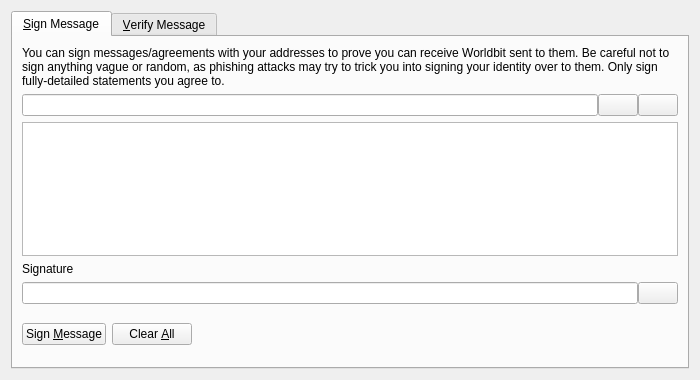
<?xml version="1.0" encoding="UTF-8"?>
<ui version="4.0">
 <class>SignVerifyMessageDialog</class>
 <widget class="QDialog" name="SignVerifyMessageDialog">
  <property name="geometry">
   <rect>
    <x>0</x>
    <y>0</y>
    <width>700</width>
    <height>380</height>
   </rect>
  </property>
  <property name="windowTitle">
   <string>Signatures - Sign / Verify a Message</string>
  </property>
  <property name="modal">
   <bool>true</bool>
  </property>
  <layout class="QVBoxLayout" name="verticalLayout">
   <item>
    <widget class="QTabWidget" name="tabWidget">
     <property name="currentIndex">
      <number>0</number>
     </property>
     <widget class="QWidget" name="tabSignMessage">
      <attribute name="title">
       <string>&amp;Sign Message</string>
      </attribute>
      <layout class="QVBoxLayout" name="verticalLayout_SM">
       <item>
        <widget class="QLabel" name="infoLabel_SM">
         <property name="text">
          <string>You can sign messages/agreements with your addresses to prove you can receive Worldbit sent to them. Be careful not to sign anything vague or random, as phishing attacks may try to trick you into signing your identity over to them. Only sign fully-detailed statements you agree to.</string>
         </property>
         <property name="textFormat">
          <enum>Qt::PlainText</enum>
         </property>
         <property name="wordWrap">
          <bool>true</bool>
         </property>
        </widget>
       </item>
       <item>
        <layout class="QHBoxLayout" name="horizontalLayout_1_SM">
         <property name="spacing">
          <number>0</number>
         </property>
         <item>
          <widget class="QValidatedLineEdit" name="addressIn_SM">
           <property name="toolTip">
            <string>The Worldbit address to sign the message with</string>
           </property>
          </widget>
         </item>
         <item>
          <widget class="QPushButton" name="addressBookButton_SM">
           <property name="toolTip">
            <string>Choose previously used address</string>
           </property>
           <property name="text">
            <string/>
           </property>
           <property name="shortcut">
            <string>Alt+A</string>
           </property>
           <property name="autoDefault">
            <bool>false</bool>
           </property>
          </widget>
         </item>
         <item>
          <widget class="QPushButton" name="pasteButton_SM">
           <property name="toolTip">
            <string>Paste address from clipboard</string>
           </property>
           <property name="text">
            <string/>
           </property>
           <property name="shortcut">
            <string>Alt+P</string>
           </property>
           <property name="autoDefault">
            <bool>false</bool>
           </property>
          </widget>
         </item>
        </layout>
       </item>
       <item>
        <widget class="QPlainTextEdit" name="messageIn_SM">
         <property name="toolTip">
          <string>Enter the message you want to sign here</string>
         </property>
        </widget>
       </item>
       <item>
        <widget class="QLabel" name="signatureLabel_SM">
         <property name="text">
          <string>Signature</string>
         </property>
         <property name="textFormat">
          <enum>Qt::PlainText</enum>
         </property>
        </widget>
       </item>
       <item>
        <layout class="QHBoxLayout" name="horizontalLayout_2_SM">
         <property name="spacing">
          <number>0</number>
         </property>
         <item>
          <widget class="QLineEdit" name="signatureOut_SM">
           <property name="font">
            <font>
             <italic>true</italic>
            </font>
           </property>
           <property name="readOnly">
            <bool>true</bool>
           </property>
          </widget>
         </item>
         <item>
          <widget class="QPushButton" name="copySignatureButton_SM">
           <property name="toolTip">
            <string>Copy the current signature to the system clipboard</string>
           </property>
           <property name="text">
            <string/>
           </property>
           <property name="autoDefault">
            <bool>false</bool>
           </property>
          </widget>
         </item>
        </layout>
       </item>
       <item>
        <layout class="QHBoxLayout" name="horizontalLayout_3_SM">
         <item>
          <widget class="QPushButton" name="signMessageButton_SM">
           <property name="toolTip">
            <string>Sign the message to prove you own this Worldbit address</string>
           </property>
           <property name="text">
            <string>Sign &amp;Message</string>
           </property>
           <property name="autoDefault">
            <bool>false</bool>
           </property>
          </widget>
         </item>
         <item>
          <widget class="QPushButton" name="clearButton_SM">
           <property name="toolTip">
            <string>Reset all sign message fields</string>
           </property>
           <property name="text">
            <string>Clear &amp;All</string>
           </property>
           <property name="autoDefault">
            <bool>false</bool>
           </property>
          </widget>
         </item>
         <item>
          <spacer name="horizontalSpacer_1_SM">
           <property name="orientation">
            <enum>Qt::Horizontal</enum>
           </property>
           <property name="sizeHint" stdset="0">
            <size>
             <width>40</width>
             <height>48</height>
            </size>
           </property>
          </spacer>
         </item>
         <item>
          <widget class="QLabel" name="statusLabel_SM">
           <property name="font">
            <font>
             <weight>75</weight>
             <bold>true</bold>
            </font>
           </property>
           <property name="text">
            <string/>
           </property>
           <property name="wordWrap">
            <bool>true</bool>
           </property>
          </widget>
         </item>
         <item>
          <spacer name="horizontalSpacer_2_SM">
           <property name="orientation">
            <enum>Qt::Horizontal</enum>
           </property>
           <property name="sizeHint" stdset="0">
            <size>
             <width>40</width>
             <height>48</height>
            </size>
           </property>
          </spacer>
         </item>
        </layout>
       </item>
      </layout>
     </widget>
     <widget class="QWidget" name="tabVerifyMessage">
      <attribute name="title">
       <string>&amp;Verify Message</string>
      </attribute>
      <layout class="QVBoxLayout" name="verticalLayout_VM">
       <item>
        <widget class="QLabel" name="infoLabel_VM">
         <property name="text">
          <string>Enter the receiver's address, message (ensure you copy line breaks, spaces, tabs, etc. exactly) and signature below to verify the message. Be careful not to read more into the signature than what is in the signed message itself, to avoid being tricked by a man-in-the-middle attack. Note that this only proves the signing party receives with the address, it cannot prove sendership of any transaction!</string>
         </property>
         <property name="textFormat">
          <enum>Qt::PlainText</enum>
         </property>
         <property name="alignment">
          <set>Qt::AlignLeading|Qt::AlignLeft|Qt::AlignTop</set>
         </property>
         <property name="wordWrap">
          <bool>true</bool>
         </property>
        </widget>
       </item>
       <item>
        <layout class="QHBoxLayout" name="horizontalLayout_1_VM">
         <property name="spacing">
          <number>0</number>
         </property>
         <item>
          <widget class="QValidatedLineEdit" name="addressIn_VM">
           <property name="toolTip">
            <string>The Worldbit address the message was signed with</string>
           </property>
          </widget>
         </item>
         <item>
          <widget class="QPushButton" name="addressBookButton_VM">
           <property name="toolTip">
            <string>Choose previously used address</string>
           </property>
           <property name="text">
            <string/>
           </property>
           <property name="shortcut">
            <string>Alt+A</string>
           </property>
           <property name="autoDefault">
            <bool>false</bool>
           </property>
          </widget>
         </item>
        </layout>
       </item>
       <item>
        <widget class="QPlainTextEdit" name="messageIn_VM"/>
       </item>
       <item>
        <widget class="QValidatedLineEdit" name="signatureIn_VM"/>
       </item>
       <item>
        <layout class="QHBoxLayout" name="horizontalLayout_2_VM">
         <item>
          <widget class="QPushButton" name="verifyMessageButton_VM">
           <property name="toolTip">
            <string>Verify the message to ensure it was signed with the specified Worldbit address</string>
           </property>
           <property name="text">
            <string>Verify &amp;Message</string>
           </property>
           <property name="autoDefault">
            <bool>false</bool>
           </property>
          </widget>
         </item>
         <item>
          <widget class="QPushButton" name="clearButton_VM">
           <property name="toolTip">
            <string>Reset all verify message fields</string>
           </property>
           <property name="text">
            <string>Clear &amp;All</string>
           </property>
           <property name="autoDefault">
            <bool>false</bool>
           </property>
          </widget>
         </item>
         <item>
          <spacer name="horizontalSpacer_1_VM">
           <property name="orientation">
            <enum>Qt::Horizontal</enum>
           </property>
           <property name="sizeHint" stdset="0">
            <size>
             <width>40</width>
             <height>48</height>
            </size>
           </property>
          </spacer>
         </item>
         <item>
          <widget class="QLabel" name="statusLabel_VM">
           <property name="font">
            <font>
             <weight>75</weight>
             <bold>true</bold>
            </font>
           </property>
           <property name="text">
            <string/>
           </property>
           <property name="wordWrap">
            <bool>true</bool>
           </property>
          </widget>
         </item>
         <item>
          <spacer name="horizontalSpacer_2_VM">
           <property name="orientation">
            <enum>Qt::Horizontal</enum>
           </property>
           <property name="sizeHint" stdset="0">
            <size>
             <width>40</width>
             <height>48</height>
            </size>
           </property>
          </spacer>
         </item>
        </layout>
       </item>
      </layout>
     </widget>
    </widget>
   </item>
  </layout>
 </widget>
 <customwidgets>
  <customwidget>
   <class>QValidatedLineEdit</class>
   <extends>QLineEdit</extends>
   <header>qvalidatedlineedit.h</header>
  </customwidget>
 </customwidgets>
 <resources>
  <include location="../worldbit.qrc"/>
 </resources>
 <connections/>
</ui>
